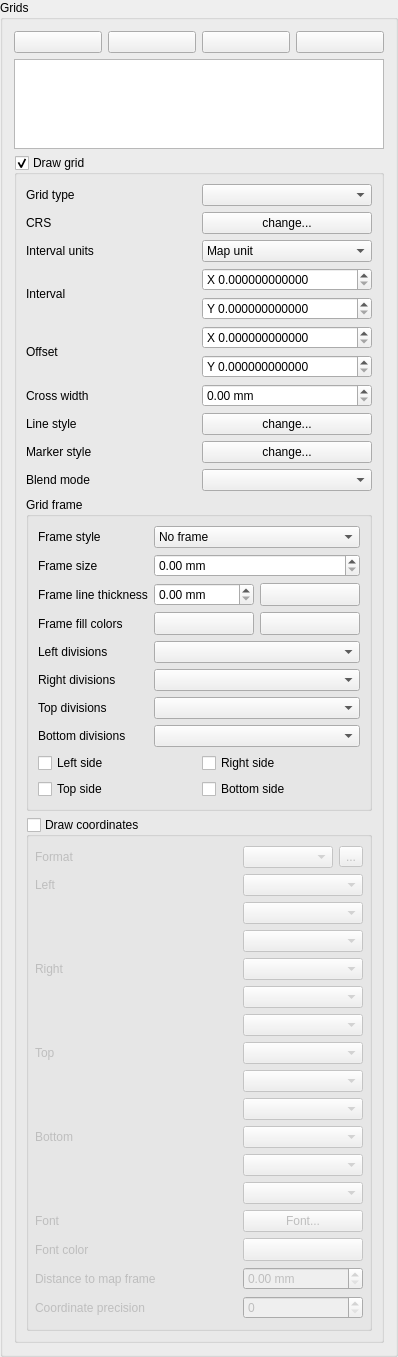
        <widget class="QgsCollapsibleGroupBoxBasic" name="mGridGroupBox">
         <property name="focusPolicy">
          <enum>Qt::StrongFocus</enum>
         </property>
         <property name="title">
          <string>Grids</string>
         </property>
         <property name="collapsed" stdset="0">
          <bool>true</bool>
         </property>
         <property name="syncGroup" stdset="0">
          <string notr="true">composeritem</string>
         </property>
         <layout class="QVBoxLayout" name="verticalLayout_3">
          <item>
           <layout class="QHBoxLayout" name="horizontalLayout_8">
            <item>
             <widget class="QPushButton" name="mAddGridPushButton">
              <property name="toolTip">
               <string>Add a new grid</string>
              </property>
              <property name="text">
               <string/>
              </property>
              <property name="icon">
               <iconset>
                <normaloff>:/images/themes/default/symbologyAdd.svg</normaloff>:/images/themes/default/symbologyAdd.svg</iconset>
              </property>
             </widget>
            </item>
            <item>
             <widget class="QPushButton" name="mRemoveGridPushButton">
              <property name="toolTip">
               <string>Remove selected grid</string>
              </property>
              <property name="text">
               <string/>
              </property>
              <property name="icon">
               <iconset>
                <normaloff>:/images/themes/default/symbologyRemove.svg</normaloff>:/images/themes/default/symbologyRemove.svg</iconset>
              </property>
             </widget>
            </item>
            <item>
             <widget class="QPushButton" name="mGridUpButton">
              <property name="toolTip">
               <string>Move selected grid up</string>
              </property>
              <property name="text">
               <string/>
              </property>
              <property name="icon">
               <iconset>
                <normaloff>:/images/themes/default/symbologyUp.svg</normaloff>:/images/themes/default/symbologyUp.svg</iconset>
              </property>
             </widget>
            </item>
            <item>
             <widget class="QPushButton" name="mGridDownButton">
              <property name="toolTip">
               <string>Move selected grid down</string>
              </property>
              <property name="text">
               <string/>
              </property>
              <property name="icon">
               <iconset>
                <normaloff>:/images/themes/default/symbologyDown.svg</normaloff>:/images/themes/default/symbologyDown.svg</iconset>
              </property>
             </widget>
            </item>
           </layout>
          </item>
          <item>
           <widget class="QListWidget" name="mGridListWidget">
            <property name="sizePolicy">
             <sizepolicy hsizetype="Expanding" vsizetype="Expanding">
              <horstretch>0</horstretch>
              <verstretch>0</verstretch>
             </sizepolicy>
            </property>
            <property name="maximumSize">
             <size>
              <width>16777215</width>
              <height>90</height>
             </size>
            </property>
           </widget>
          </item>
          <item>
           <widget class="QgsCollapsibleGroupBoxBasic" name="mGridCheckBox">
            <property name="title">
             <string>Draw grid</string>
            </property>
            <property name="checkable">
             <bool>true</bool>
            </property>
            <property name="checked">
             <bool>true</bool>
            </property>
            <property name="syncGroup" stdset="0">
             <string notr="true">composermapgrid</string>
            </property>
            <property name="collapsed" stdset="0">
             <bool>false</bool>
            </property>
            <layout class="QGridLayout" name="gridLayout_6" columnstretch="0,0">
             <item row="0" column="0">
              <widget class="QLabel" name="mGridTypeLabel_2">
               <property name="accessibleName">
                <string extracomment="Hello translotor"/>
               </property>
               <property name="text">
                <string>Grid type</string>
               </property>
               <property name="wordWrap">
                <bool>false</bool>
               </property>
              </widget>
             </item>
             <item row="0" column="1">
              <widget class="QComboBox" name="mGridTypeComboBox"/>
             </item>
             <item row="1" column="0">
              <widget class="QLabel" name="mMapGridCRSLabel">
               <property name="text">
                <string>CRS</string>
               </property>
              </widget>
             </item>
             <item row="1" column="1">
              <widget class="QPushButton" name="mMapGridCRSButton">
               <property name="text">
                <string>change...</string>
               </property>
              </widget>
             </item>
             <item row="2" column="0">
              <widget class="QLabel" name="mMapGridUnitLabel">
               <property name="text">
                <string>Interval units</string>
               </property>
              </widget>
             </item>
             <item row="2" column="1">
              <widget class="QComboBox" name="mMapGridUnitComboBox">
               <item>
                <property name="text">
                 <string>Map unit</string>
                </property>
               </item>
               <item>
                <property name="text">
                 <string>Millimeter</string>
                </property>
               </item>
               <item>
                <property name="text">
                 <string>Centimeter</string>
                </property>
               </item>
              </widget>
             </item>
             <item row="3" column="0">
              <widget class="QLabel" name="mIntervalXLabel_2">
               <property name="text">
                <string>Interval</string>
               </property>
               <property name="wordWrap">
                <bool>false</bool>
               </property>
              </widget>
             </item>
             <item row="3" column="1">
              <layout class="QVBoxLayout" name="verticalLayout_9">
               <item>
                <widget class="QgsDoubleSpinBox" name="mIntervalXSpinBox">
                 <property name="prefix">
                  <string>X </string>
                 </property>
                 <property name="decimals">
                  <number>12</number>
                 </property>
                 <property name="maximum">
                  <double>9999999.000000000000000</double>
                 </property>
                </widget>
               </item>
               <item>
                <widget class="QgsDoubleSpinBox" name="mIntervalYSpinBox">
                 <property name="prefix">
                  <string>Y </string>
                 </property>
                 <property name="decimals">
                  <number>12</number>
                 </property>
                 <property name="maximum">
                  <double>9999999.000000000000000</double>
                 </property>
                </widget>
               </item>
              </layout>
             </item>
             <item row="4" column="0">
              <widget class="QLabel" name="mOffsetXLabel_2">
               <property name="text">
                <string>Offset</string>
               </property>
               <property name="wordWrap">
                <bool>false</bool>
               </property>
              </widget>
             </item>
             <item row="4" column="1">
              <layout class="QVBoxLayout" name="verticalLayout_10">
               <item>
                <widget class="QgsDoubleSpinBox" name="mOffsetXSpinBox">
                 <property name="prefix">
                  <string>X </string>
                 </property>
                 <property name="decimals">
                  <number>12</number>
                 </property>
                 <property name="maximum">
                  <double>9999999.000000000000000</double>
                 </property>
                </widget>
               </item>
               <item>
                <widget class="QgsDoubleSpinBox" name="mOffsetYSpinBox">
                 <property name="prefix">
                  <string>Y </string>
                 </property>
                 <property name="decimals">
                  <number>12</number>
                 </property>
                 <property name="maximum">
                  <double>9999999.000000000000000</double>
                 </property>
                </widget>
               </item>
              </layout>
             </item>
             <item row="5" column="0">
              <widget class="QLabel" name="mCrossWidthLabel">
               <property name="text">
                <string>Cross width</string>
               </property>
               <property name="wordWrap">
                <bool>false</bool>
               </property>
              </widget>
             </item>
             <item row="5" column="1">
              <widget class="QgsDoubleSpinBox" name="mCrossWidthSpinBox">
               <property name="suffix">
                <string> mm</string>
               </property>
               <property name="decimals">
                <number>2</number>
               </property>
               <property name="showClearButton" stdset="0">
                <bool>false</bool>
               </property>
              </widget>
             </item>
             <item row="6" column="0">
              <widget class="QLabel" name="mLineStyleLabel">
               <property name="text">
                <string>Line style</string>
               </property>
               <property name="wordWrap">
                <bool>false</bool>
               </property>
              </widget>
             </item>
             <item row="6" column="1">
              <widget class="QPushButton" name="mGridLineStyleButton">
               <property name="text">
                <string>change...</string>
               </property>
              </widget>
             </item>
             <item row="7" column="0">
              <widget class="QLabel" name="mMarkerStyleLabel">
               <property name="text">
                <string>Marker style</string>
               </property>
               <property name="wordWrap">
                <bool>false</bool>
               </property>
              </widget>
             </item>
             <item row="7" column="1">
              <widget class="QPushButton" name="mGridMarkerStyleButton">
               <property name="text">
                <string>change...</string>
               </property>
              </widget>
             </item>
             <item row="8" column="0">
              <widget class="QLabel" name="mGridBlendLabel">
               <property name="text">
                <string>Blend mode</string>
               </property>
              </widget>
             </item>
             <item row="8" column="1">
              <widget class="QgsBlendModeComboBox" name="mGridBlendComboBox"/>
             </item>
             <item row="9" column="0" colspan="2">
              <widget class="QgsCollapsibleGroupBoxBasic" name="mGridFrameGroupBox">
               <property name="focusPolicy">
                <enum>Qt::StrongFocus</enum>
               </property>
               <property name="title">
                <string>Grid frame</string>
               </property>
               <property name="syncGroup" stdset="0">
                <string notr="true">composermapgrid</string>
               </property>
               <layout class="QGridLayout" name="gridLayout_3">
                <item row="0" column="0">
                 <widget class="QLabel" name="mFrameStyleLabel_2">
                  <property name="text">
                   <string>Frame style</string>
                  </property>
                  <property name="wordWrap">
                   <bool>false</bool>
                  </property>
                 </widget>
                </item>
                <item row="1" column="0">
                 <widget class="QLabel" name="mFrameWidthLabel">
                  <property name="text">
                   <string>Frame size</string>
                  </property>
                  <property name="wordWrap">
                   <bool>false</bool>
                  </property>
                 </widget>
                </item>
                <item row="2" column="0">
                 <widget class="QLabel" name="mFramePenLabel">
                  <property name="text">
                   <string>Frame line thickness</string>
                  </property>
                 </widget>
                </item>
                <item row="2" column="1">
                 <widget class="QgsDoubleSpinBox" name="mGridFramePenSizeSpinBox">
                  <property name="suffix">
                   <string> mm</string>
                  </property>
                  <property name="showClearButton" stdset="0">
                   <bool>false</bool>
                  </property>
                 </widget>
                </item>
                <item row="2" column="2">
                 <widget class="QgsColorButtonV2" name="mGridFramePenColorButton">
                  <property name="minimumSize">
                   <size>
                    <width>100</width>
                    <height>0</height>
                   </size>
                  </property>
                  <property name="maximumSize">
                   <size>
                    <width>100</width>
                    <height>16777215</height>
                   </size>
                  </property>
                  <property name="text">
                   <string/>
                  </property>
                 </widget>
                </item>
                <item row="3" column="0">
                 <widget class="QLabel" name="mFrameFillLabel">
                  <property name="text">
                   <string>Frame fill colors</string>
                  </property>
                 </widget>
                </item>
                <item row="3" column="1">
                 <widget class="QgsColorButtonV2" name="mGridFrameFill1ColorButton">
                  <property name="minimumSize">
                   <size>
                    <width>100</width>
                    <height>0</height>
                   </size>
                  </property>
                  <property name="maximumSize">
                   <size>
                    <width>100</width>
                    <height>16777215</height>
                   </size>
                  </property>
                  <property name="text">
                   <string/>
                  </property>
                 </widget>
                </item>
                <item row="3" column="2">
                 <widget class="QgsColorButtonV2" name="mGridFrameFill2ColorButton">
                  <property name="minimumSize">
                   <size>
                    <width>100</width>
                    <height>0</height>
                   </size>
                  </property>
                  <property name="maximumSize">
                   <size>
                    <width>100</width>
                    <height>16777215</height>
                   </size>
                  </property>
                  <property name="text">
                   <string/>
                  </property>
                 </widget>
                </item>
                <item row="8" column="0" colspan="3">
                 <layout class="QGridLayout" name="gridLayout_4">
                  <item row="0" column="0">
                   <widget class="QCheckBox" name="mCheckGridLeftSide">
                    <property name="text">
                     <string>Left side</string>
                    </property>
                   </widget>
                  </item>
                  <item row="0" column="1">
                   <widget class="QCheckBox" name="mCheckGridRightSide">
                    <property name="text">
                     <string>Right side</string>
                    </property>
                   </widget>
                  </item>
                  <item row="1" column="0">
                   <widget class="QCheckBox" name="mCheckGridTopSide">
                    <property name="text">
                     <string>Top side</string>
                    </property>
                   </widget>
                  </item>
                  <item row="1" column="1">
                   <widget class="QCheckBox" name="mCheckGridBottomSide">
                    <property name="text">
                     <string>Bottom side</string>
                    </property>
                   </widget>
                  </item>
                 </layout>
                </item>
                <item row="0" column="1" colspan="2">
                 <widget class="QComboBox" name="mFrameStyleComboBox">
                  <item>
                   <property name="text">
                    <string>No frame</string>
                   </property>
                  </item>
                  <item>
                   <property name="text">
                    <string>Zebra</string>
                   </property>
                  </item>
                  <item>
                   <property name="text">
                    <string>Interior ticks</string>
                   </property>
                  </item>
                  <item>
                   <property name="text">
                    <string>Exterior ticks</string>
                   </property>
                  </item>
                  <item>
                   <property name="text">
                    <string>Interior and exterior ticks</string>
                   </property>
                  </item>
                  <item>
                   <property name="text">
                    <string>Line border</string>
                   </property>
                  </item>
                 </widget>
                </item>
                <item row="1" column="1" colspan="2">
                 <widget class="QgsDoubleSpinBox" name="mFrameWidthSpinBox">
                  <property name="suffix">
                   <string> mm</string>
                  </property>
                  <property name="showClearButton" stdset="0">
                   <bool>false</bool>
                  </property>
                 </widget>
                </item>
                <item row="5" column="0">
                 <widget class="QLabel" name="mRightDivisionsLabel">
                  <property name="text">
                   <string>Right divisions</string>
                  </property>
                 </widget>
                </item>
                <item row="4" column="0">
                 <widget class="QLabel" name="mLeftDivisionsLabel">
                  <property name="text">
                   <string>Left divisions</string>
                  </property>
                 </widget>
                </item>
                <item row="6" column="0">
                 <widget class="QLabel" name="mTopDivisionsLabel">
                  <property name="text">
                   <string>Top divisions</string>
                  </property>
                 </widget>
                </item>
                <item row="7" column="0">
                 <widget class="QLabel" name="mBottomDivisionsLabel">
                  <property name="text">
                   <string>Bottom divisions</string>
                  </property>
                 </widget>
                </item>
                <item row="4" column="1" colspan="2">
                 <widget class="QComboBox" name="mFrameDivisionsLeftComboBox"/>
                </item>
                <item row="5" column="1" colspan="2">
                 <widget class="QComboBox" name="mFrameDivisionsRightComboBox"/>
                </item>
                <item row="6" column="1" colspan="2">
                 <widget class="QComboBox" name="mFrameDivisionsTopComboBox"/>
                </item>
                <item row="7" column="1" colspan="2">
                 <widget class="QComboBox" name="mFrameDivisionsBottomComboBox"/>
                </item>
               </layout>
              </widget>
             </item>
             <item row="10" column="0" colspan="2">
              <widget class="QgsCollapsibleGroupBoxBasic" name="mDrawAnnotationGroupBox">
               <property name="enabled">
                <bool>true</bool>
               </property>
               <property name="title">
                <string>Draw coordinates</string>
               </property>
               <property name="checkable">
                <bool>true</bool>
               </property>
               <property name="checked">
                <bool>false</bool>
               </property>
               <property name="syncGroup" stdset="0">
                <string notr="true">composermapgrid</string>
               </property>
               <property name="collapsed" stdset="0">
                <bool>false</bool>
               </property>
               <layout class="QGridLayout" name="gridLayout_7" columnstretch="0,1">
                <property name="leftMargin">
                 <number>6</number>
                </property>
                <property name="rightMargin">
                 <number>6</number>
                </property>
                <item row="4" column="0">
                 <widget class="QLabel" name="mAnnotationPositionLabelRight">
                  <property name="text">
                   <string>Right</string>
                  </property>
                  <property name="wordWrap">
                   <bool>true</bool>
                  </property>
                  <property name="buddy">
                   <cstring>mAnnotationPositionRightComboBox</cstring>
                  </property>
                 </widget>
                </item>
                <item row="4" column="1">
                 <widget class="QComboBox" name="mAnnotationDisplayRightComboBox"/>
                </item>
                <item row="1" column="0">
                 <widget class="QLabel" name="mAnnotationPositionLabelLeft">
                  <property name="text">
                   <string>Left</string>
                  </property>
                  <property name="wordWrap">
                   <bool>true</bool>
                  </property>
                  <property name="buddy">
                   <cstring>mAnnotationPositionLeftComboBox</cstring>
                  </property>
                 </widget>
                </item>
                <item row="0" column="0">
                 <widget class="QLabel" name="mAnnotationFormatLabel">
                  <property name="text">
                   <string>Format</string>
                  </property>
                 </widget>
                </item>
                <item row="2" column="1">
                 <widget class="QComboBox" name="mAnnotationPositionLeftComboBox"/>
                </item>
                <item row="3" column="1">
                 <widget class="QComboBox" name="mAnnotationDirectionComboBoxLeft"/>
                </item>
                <item row="5" column="1">
                 <widget class="QComboBox" name="mAnnotationPositionRightComboBox"/>
                </item>
                <item row="6" column="1">
                 <widget class="QComboBox" name="mAnnotationDirectionComboBoxRight"/>
                </item>
                <item row="8" column="1">
                 <widget class="QComboBox" name="mAnnotationPositionTopComboBox"/>
                </item>
                <item row="9" column="1">
                 <widget class="QComboBox" name="mAnnotationDirectionComboBoxTop"/>
                </item>
                <item row="11" column="1">
                 <widget class="QComboBox" name="mAnnotationPositionBottomComboBox"/>
                </item>
                <item row="12" column="1">
                 <widget class="QComboBox" name="mAnnotationDirectionComboBoxBottom"/>
                </item>
                <item row="13" column="0">
                 <widget class="QLabel" name="label">
                  <property name="text">
                   <string>Font</string>
                  </property>
                 </widget>
                </item>
                <item row="13" column="1">
                 <widget class="QPushButton" name="mAnnotationFontButton">
                  <property name="text">
                   <string>Font...</string>
                  </property>
                 </widget>
                </item>
                <item row="14" column="0">
                 <widget class="QLabel" name="mFontColorLabel">
                  <property name="text">
                   <string>Font color</string>
                  </property>
                 </widget>
                </item>
                <item row="14" column="1">
                 <widget class="QgsColorButtonV2" name="mAnnotationFontColorButton">
                  <property name="minimumSize">
                   <size>
                    <width>120</width>
                    <height>0</height>
                   </size>
                  </property>
                  <property name="maximumSize">
                   <size>
                    <width>120</width>
                    <height>16777215</height>
                   </size>
                  </property>
                  <property name="text">
                   <string/>
                  </property>
                 </widget>
                </item>
                <item row="15" column="0">
                 <widget class="QLabel" name="mDistanceToFrameLabel">
                  <property name="text">
                   <string>Distance to map frame</string>
                  </property>
                  <property name="wordWrap">
                   <bool>true</bool>
                  </property>
                  <property name="buddy">
                   <cstring>mDistanceToMapFrameSpinBox</cstring>
                  </property>
                 </widget>
                </item>
                <item row="15" column="1">
                 <widget class="QgsDoubleSpinBox" name="mDistanceToMapFrameSpinBox">
                  <property name="suffix">
                   <string> mm</string>
                  </property>
                 </widget>
                </item>
                <item row="16" column="0">
                 <widget class="QLabel" name="mCoordinatePrecisionLabel">
                  <property name="text">
                   <string>Coordinate precision</string>
                  </property>
                  <property name="wordWrap">
                   <bool>true</bool>
                  </property>
                  <property name="buddy">
                   <cstring>mCoordinatePrecisionSpinBox</cstring>
                  </property>
                 </widget>
                </item>
                <item row="16" column="1">
                 <widget class="QgsSpinBox" name="mCoordinatePrecisionSpinBox">
                  <property name="showClearButton" stdset="0">
                   <bool>false</bool>
                  </property>
                 </widget>
                </item>
                <item row="1" column="1">
                 <widget class="QComboBox" name="mAnnotationDisplayLeftComboBox"/>
                </item>
                <item row="7" column="0">
                 <widget class="QLabel" name="mAnnotationPositionLabelTop">
                  <property name="text">
                   <string>Top</string>
                  </property>
                  <property name="wordWrap">
                   <bool>true</bool>
                  </property>
                  <property name="buddy">
                   <cstring>mAnnotationPositionTopComboBox</cstring>
                  </property>
                 </widget>
                </item>
                <item row="7" column="1">
                 <widget class="QComboBox" name="mAnnotationDisplayTopComboBox"/>
                </item>
                <item row="10" column="1">
                 <widget class="QComboBox" name="mAnnotationDisplayBottomComboBox"/>
                </item>
                <item row="10" column="0">
                 <widget class="QLabel" name="mAnnotationPositionLabelBottom">
                  <property name="text">
                   <string>Bottom</string>
                  </property>
                  <property name="wordWrap">
                   <bool>true</bool>
                  </property>
                  <property name="buddy">
                   <cstring>mAnnotationPositionRightComboBox</cstring>
                  </property>
                 </widget>
                </item>
                <item row="0" column="1">
                 <layout class="QHBoxLayout" name="horizontalLayout_13">
                  <item>
                   <widget class="QComboBox" name="mAnnotationFormatComboBox"/>
                  </item>
                  <item>
                   <widget class="QToolButton" name="mAnnotationFormatButton">
                    <property name="text">
                     <string>...</string>
                    </property>
                    <property name="icon">
                     <iconset>
                      <normaloff>:/images/themes/default/mIconExpression.svg</normaloff>:/images/themes/default/mIconExpression.svg</iconset>
                    </property>
                   </widget>
                  </item>
                 </layout>
                </item>
               </layout>
              </widget>
             </item>
            </layout>
           </widget>
          </item>
         </layout>
        </widget>
